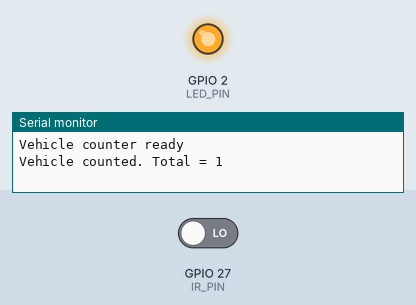
A sketch run on a simulated ESP32. On the bench: output pins drawn as LEDs (lit = HIGH), the last lines printed to the serial monitor. The test bench sets the inputs (shaded band); at power-on: GPIO 27 (IR_PIN) LOW.

Above: at 1.2 s.
1.3 s: GPIO 27 (IR_PIN) driven HIGH
At 1.7 s:
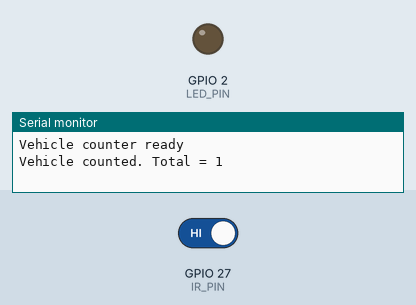
2.8 s: GPIO 27 (IR_PIN) driven LOW
At 4.1 s:
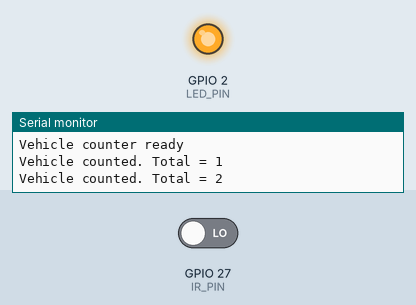
Timing chart, 0 to 5.8 s (numbered marks = the images above; inputs shaded):
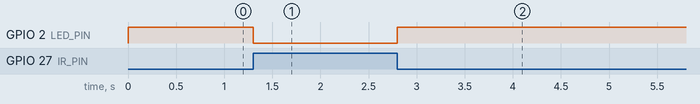

The sketch:

vehicle_counter.ino
```cpp
const int IR_PIN  = 27;
const int LED_PIN = 2;

const bool ACTIVE_LOW = true;          // most IR modules: LOW = object detected
const unsigned long MIN_DETECT_MS = 40;   // object must be seen this long to count (noise filter)
const unsigned long CLEAR_MS      = 300;  // gap needed between vehicles / after a vehicle passes

enum State { IDLE, DETECTING, COUNTED_WAIT_CLEAR };
State state = IDLE;

unsigned long stateStart = 0;
unsigned long lastSeen = 0;
unsigned long vehicleCount = 0;

bool objectPresent() {
  int v = digitalRead(IR_PIN);
  return ACTIVE_LOW ? (v == LOW) : (v == HIGH);
}

void setup() {
  Serial.begin(115200);
  pinMode(IR_PIN, INPUT);          // use INPUT_PULLUP if your module's output is open-collector
  pinMode(LED_PIN, OUTPUT);
  Serial.println("Vehicle counter ready");
}

void loop() {
  unsigned long now = millis();
  bool present = objectPresent();
  digitalWrite(LED_PIN, present ? HIGH : LOW);

  switch (state) {
    case IDLE:
      if (present) {
        state = DETECTING;
        stateStart = now;
      }
      break;

    case DETECTING:
      if (!present) {
        state = IDLE;                       // too short, treat as noise
      } else if (now - stateStart >= MIN_DETECT_MS) {
        vehicleCount++;
        Serial.print("Vehicle counted. Total = ");
        Serial.println(vehicleCount);
        state = COUNTED_WAIT_CLEAR;
        lastSeen = now;
      }
      break;

    case COUNTED_WAIT_CLEAR:
      if (present) {
        lastSeen = now;                     // still blocked (vehicle still passing)
      } else if (now - lastSeen >= CLEAR_MS) {
        state = IDLE;                       // clear long enough, ready for next vehicle
      }
      break;
  }

  delay(2);
}
```

Measured:
- after the input at 1.3 s, GPIO 2 (LED_PIN): HIGH → LOW at once
- after the input at 2.8 s, GPIO 2 (LED_PIN): LOW → HIGH at once
